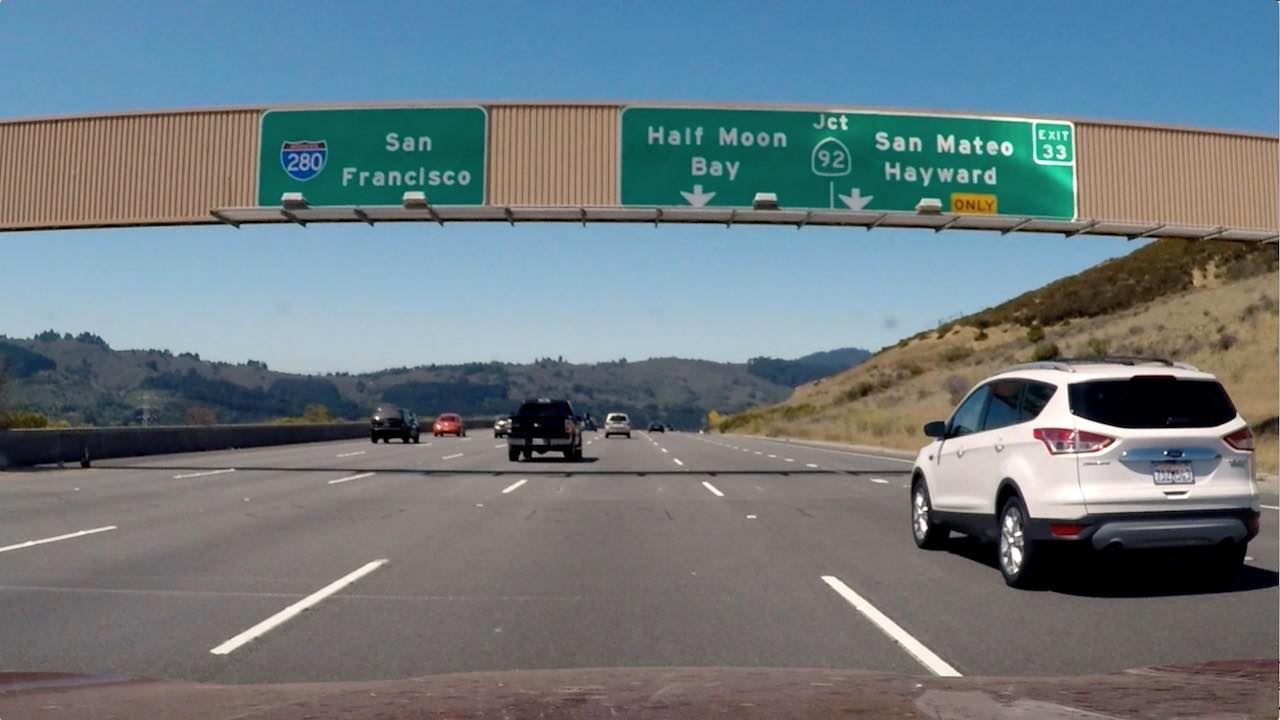
#> input picture miscellaneous/sobel_gradient/signs_vehicles_xygrad.png, 1280 x 720 px
$ python sobel_grad.py   (older library calls are emulated)
#> lines starting #> are read from the running program, lines starting #| are printed output that depends on the picture; after the words box and inside, x2 and y2 are one past the last pixel; in counts of white or black regions, pixels touching at a corner belong together
import numpy as np
import cv2
import matplotlib.pyplot as plt
import matplotlib.image as mpimg

# Read in an image and grayscale it
image = mpimg.imread('signs_vehicles_xygrad.png')
#> image is the input picture: shape (720, 1280, 3) float32; mean R, G, B 0.428, 0.477, 0.5

# Define a function that applies Sobel x or y,
# then takes an absolute value and applies a threshold.
# Note: calling your function with orient='x', thresh_min=20, thresh_max=100
# should produce output like the example image shown above this quiz.
def abs_sobel_thresh(img, orient='x', thresh_min=0, thresh_max=255):
    # Apply the following steps to img
    # 1) Convert to grayscale
#> called with orient = 'x', thresh_min = 20, thresh_max = 100
    gray=cv2.cvtColor(img,cv2.COLOR_RGB2GRAY)
    # 2) Take the derivative in x or y given orient = 'x' or 'y'
    if orient is 'x':
        sobel=cv2.Sobel(gray,cv2.CV_64F,1,0)
    if orient is 'y':
        sobel=cv2.Sobel(gray,cv2.CV_64F,0,1)
    # 3) Take the absolute value of the derivative or gradient
    abs_sobel=np.absolute(sobel)
    # 4) Scale to 8-bit (0 - 255) then convert to type = np.uint8
    scaled_sobel=np.uint8(255*abs_sobel/np.max(abs_sobel))
    # 5) Create a mask of 1's where the scaled gradient magnitude
    # is > thresh_min and < thresh_max
    binary_output=np.zeros_like(scaled_sobel)
    binary_output[(scaled_sobel>=thresh_min) & (scaled_sobel<=thresh_max)]=1
    # 6) Return this mask as your binary_output image
    return binary_output


# Run the function
grad_binary = abs_sobel_thresh(image, orient='x', thresh_min=20, thresh_max=100)
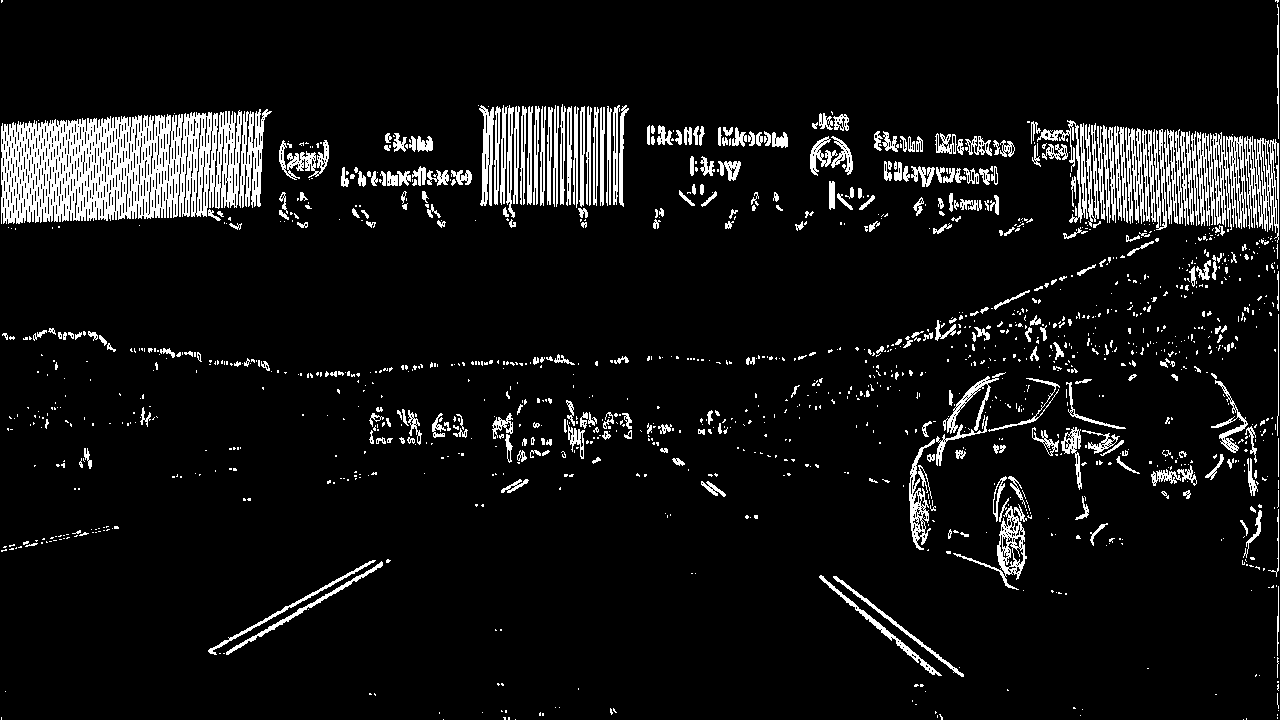
#> grad_binary: shape (720, 1280); values 0 (black) and 1 (white), 7.9% white; 1378 white regions (1040 under 20 px), largest, box (x1, y1, x2, y2) and area: (1, 110, 242, 224) 18700, (1197, 132, 1247, 230) 2653, (1244, 136, 1279, 243) 1807

'''
# Plot the result
f, (ax1, ax2) = plt.subplots(1, 2, figsize=(24, 9))
f.tight_layout()
ax1.imshow(image)
ax1.set_title('Original Image', fontsize=50)
ax2.imshow(grad_binary, cmap='gray')
ax2.set_title('Thresholded Gradient', fontsize=50)
plt.subplots_adjust(left=0., right=1, top=0.9, bottom=0.)

'''


# Define a function that applies Sobel x and y,
# then computes the magnitude of the gradient
# and applies a threshold
# [19 lines left out: function mag_thresh, not called in this run]

'''

# Run the function
mag_binary = mag_thresh(image, sobel_kernel=9, mag_thresh=(30, 100))
'''


# Define a function that applies Sobel x and y,
# then Compute the direction of the gradient
# and applies a threshold.
def dir_threshold(img, sobel_kernel=3, thresh=(0, np.pi / 2)):
    # Apply the following steps to img
    # 1) Convert to grayscale
#> called with sobel_kernel = 15, thresh = (1, 1.5)
    gray=cv2.cvtColor(img,cv2.COLOR_RGB2GRAY)
    # 2) Take the gradient in x and y separately
    sobel_x=cv2.Sobel(gray,cv2.CV_64F,1,0,ksize=sobel_kernel)
    sobel_y=cv2.Sobel(gray,cv2.CV_64F,0,1,ksize=sobel_kernel)
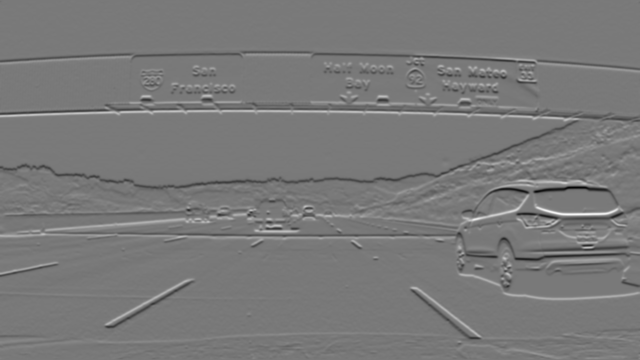
#> sobel_y: shape (720, 1280) float64 (shown at 1/2 size); min -23970440.2, max 26364983, mean -17335.5; drawn with min black and max white

    # 3) Take the absolute value of the x and y gradients
    # 4) Use np.arctan2(abs_sobely, abs_sobelx) to calculate the direction of the gradient, returns -pi/2 ~ pi/2
    abs_grad_dir=np.arctan2(np.absolute(sobel_y),np.absolute(sobel_x))
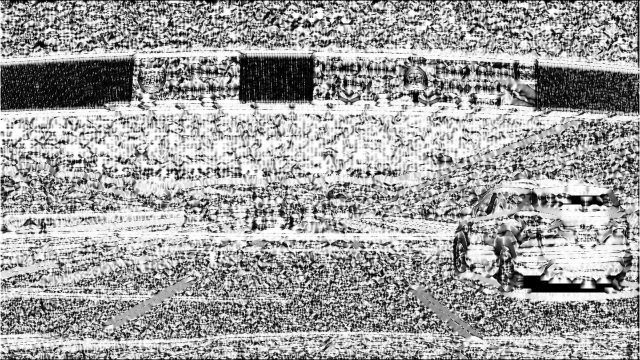
#> abs_grad_dir: shape (720, 1280) float64 (shown at 1/2 size); min 0, max 1.57, mean 0.981; drawn with min black and max white
    # 5) Create a binary mask where direction thresholds are met
    binary_output=np.zeros_like(abs_grad_dir)
    binary_output[(abs_grad_dir>=thresh[0]) & (abs_grad_dir<=thresh[1])]=1
    # 6) Return this mask as your binary_output image
    return binary_output

dir_binary = dir_threshold(image, sobel_kernel=15, thresh=(1.0, 1.5))
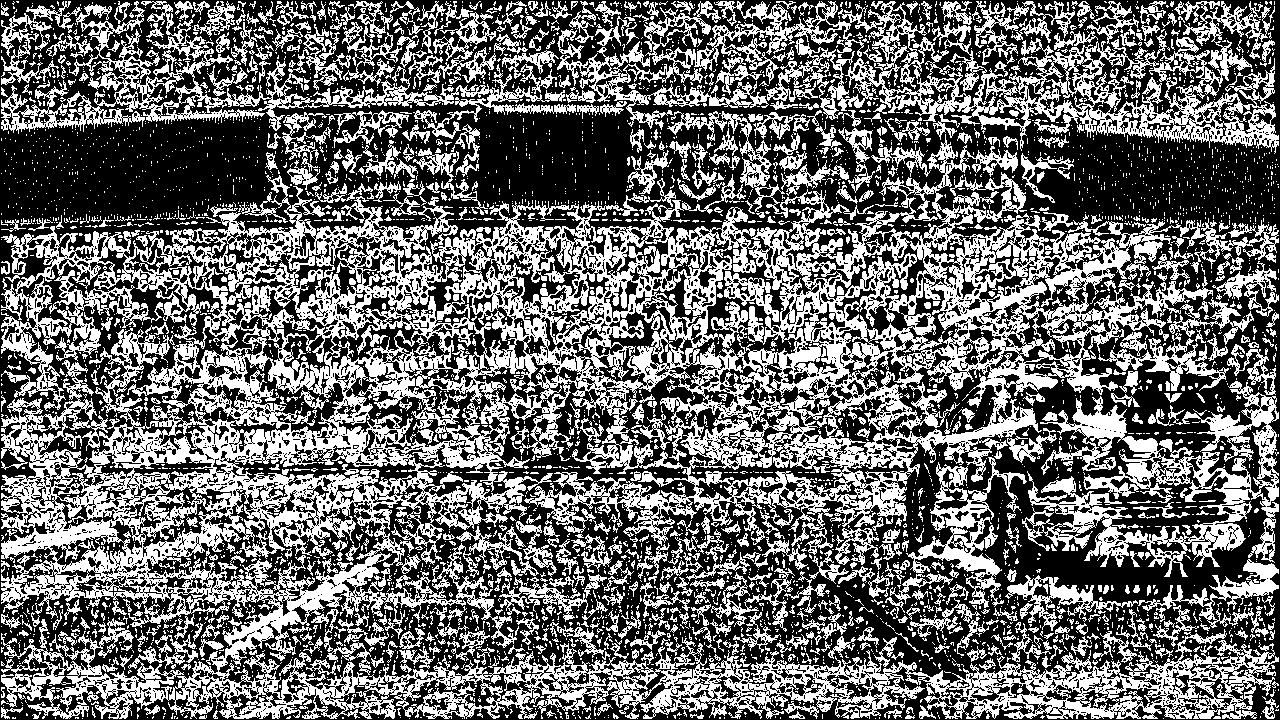
#> dir_binary: shape (720, 1280) float64; values 0 (black) and 1 (white), 41.8% white; 4684 white regions (3926 under 20 px), largest, box (x1, y1, x2, y2) and area: (1, 111, 1279, 719) 223136, (557, 1, 1279, 154) 29049, (1022, 381, 1279, 577) 16080

plt.imshow(dir_binary)
plt.show()

$ run again, with miscellaneous/sobel_gradient/bridge_shadow.jpg saved as miscellaneous/sobel_gradient/signs_vehicles_xygrad.png
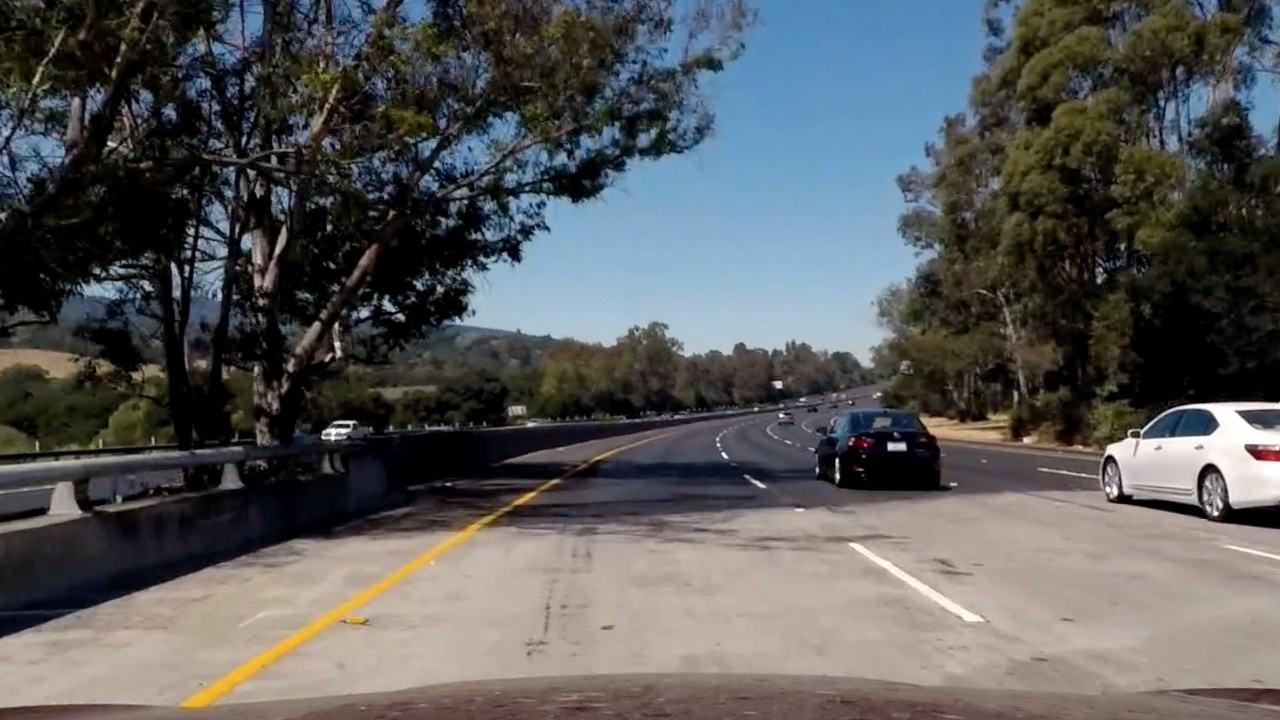
#> input picture miscellaneous/sobel_gradient/bridge_shadow.jpg, 1280 x 720 px
#> image is the input picture: shape (720, 1280, 3) float32; mean R, G, B 0.352, 0.356, 0.356
#> `grad_binary = abs_sobel_thresh(image, orient='x', thresh_min=20, thres..`:
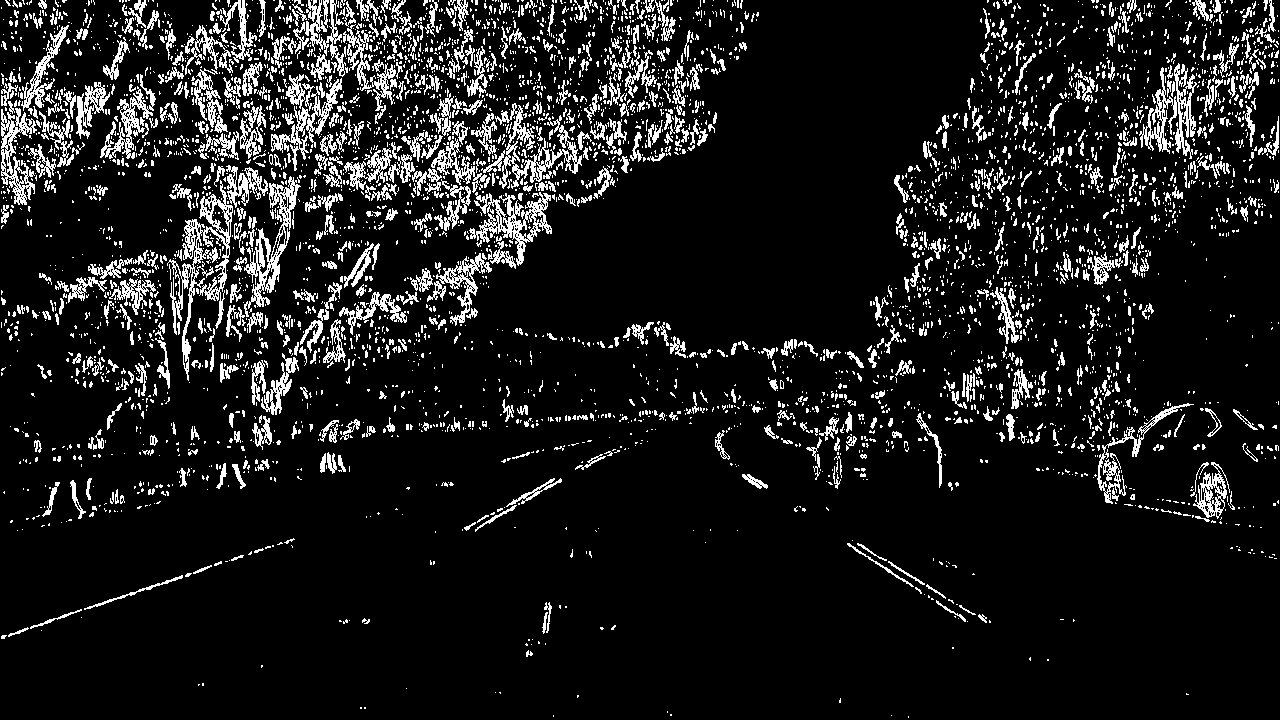
#> grad_binary: shape (720, 1280); values 0 (black) and 1 (white), 10.7% white in thin lines or dots
#> `dir_binary = dir_threshold(image, sobel_kernel=15, thresh=(1.0, 1.5))`:
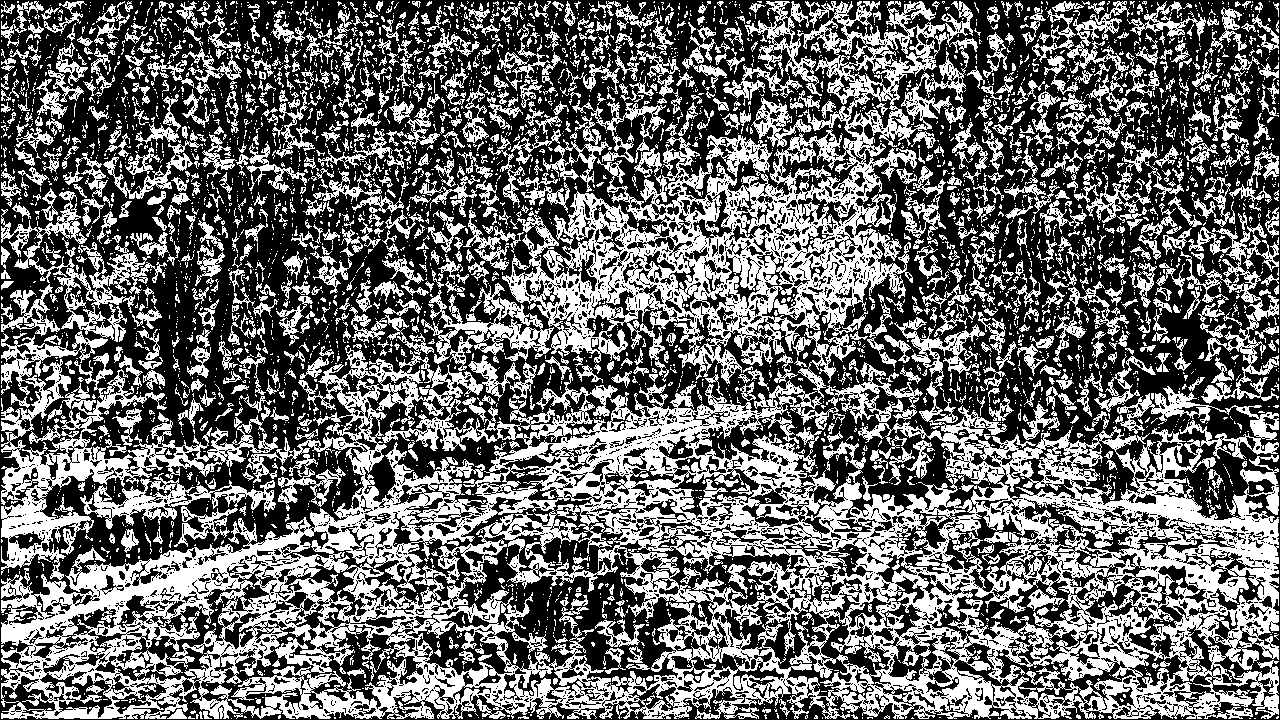
#> dir_binary: shape (720, 1280) float64; values 0 (black) and 1 (white), 41.7% white; 4678 white regions (3638 under 20 px), largest, box (x1, y1, x2, y2) and area: (1, 1, 1279, 719) 228549, (1, 331, 278, 580) 14859, (1, 191, 167, 342) 4742

$ run again, with miscellaneous/sobel_gradient/yellowlane.jpg saved as miscellaneous/sobel_gradient/signs_vehicles_xygrad.png
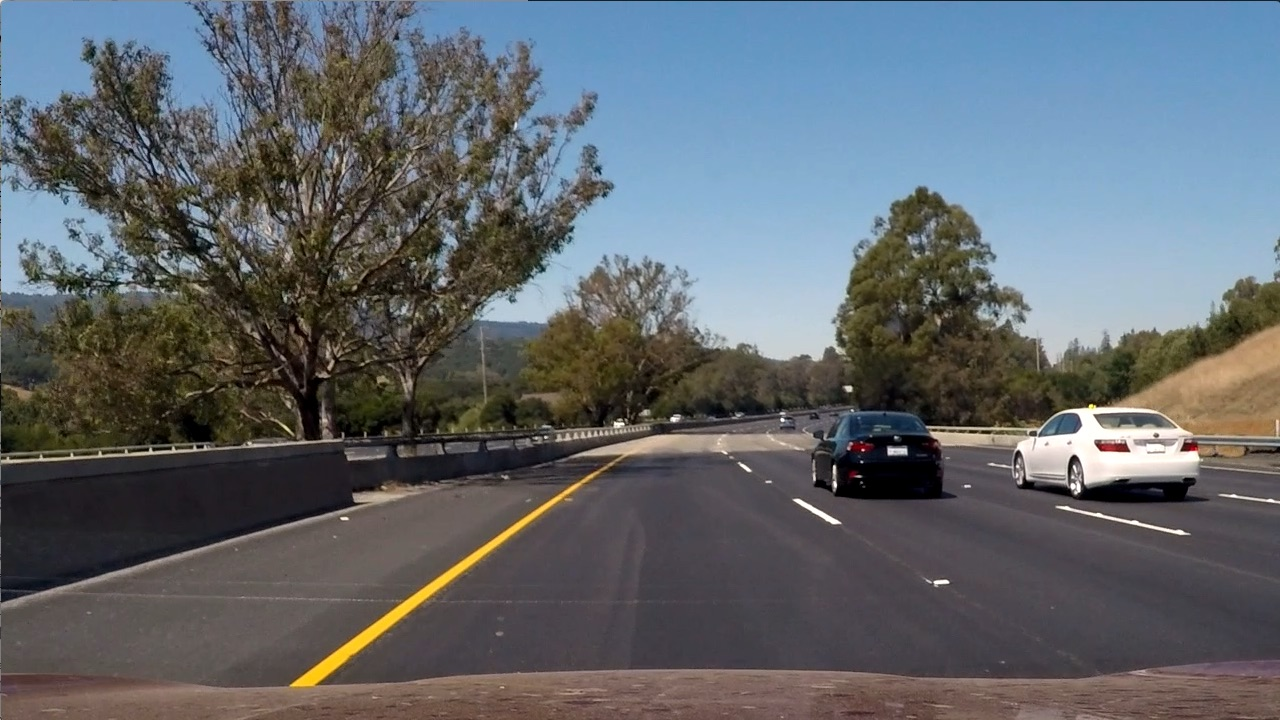
#> input picture miscellaneous/sobel_gradient/yellowlane.jpg, 1280 x 720 px
#> image is the input picture: shape (720, 1280, 3) float32; mean R, G, B 0.381, 0.403, 0.424
#> `grad_binary = abs_sobel_thresh(image, orient='x', thresh_min=20, thres..`:
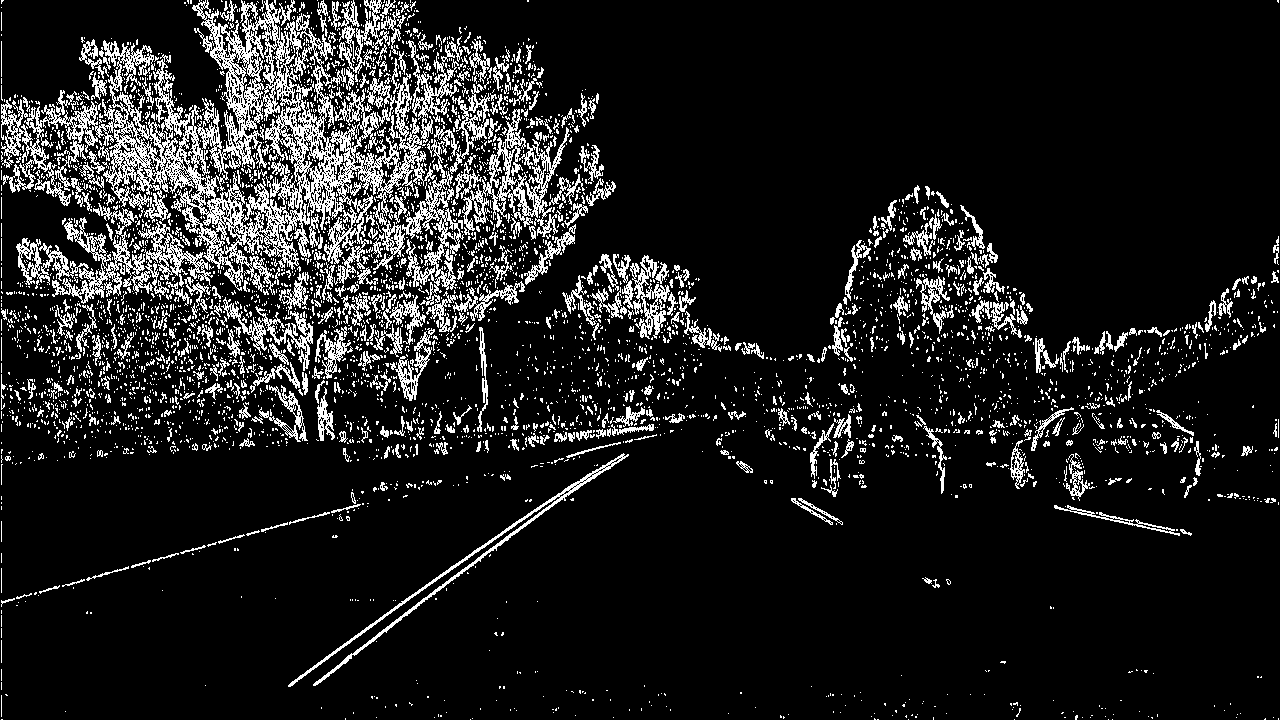
#> grad_binary: shape (720, 1280); values 0 (black) and 1 (white), 11.9% white in thin lines or dots
#> `dir_binary = dir_threshold(image, sobel_kernel=15, thresh=(1.0, 1.5))`:
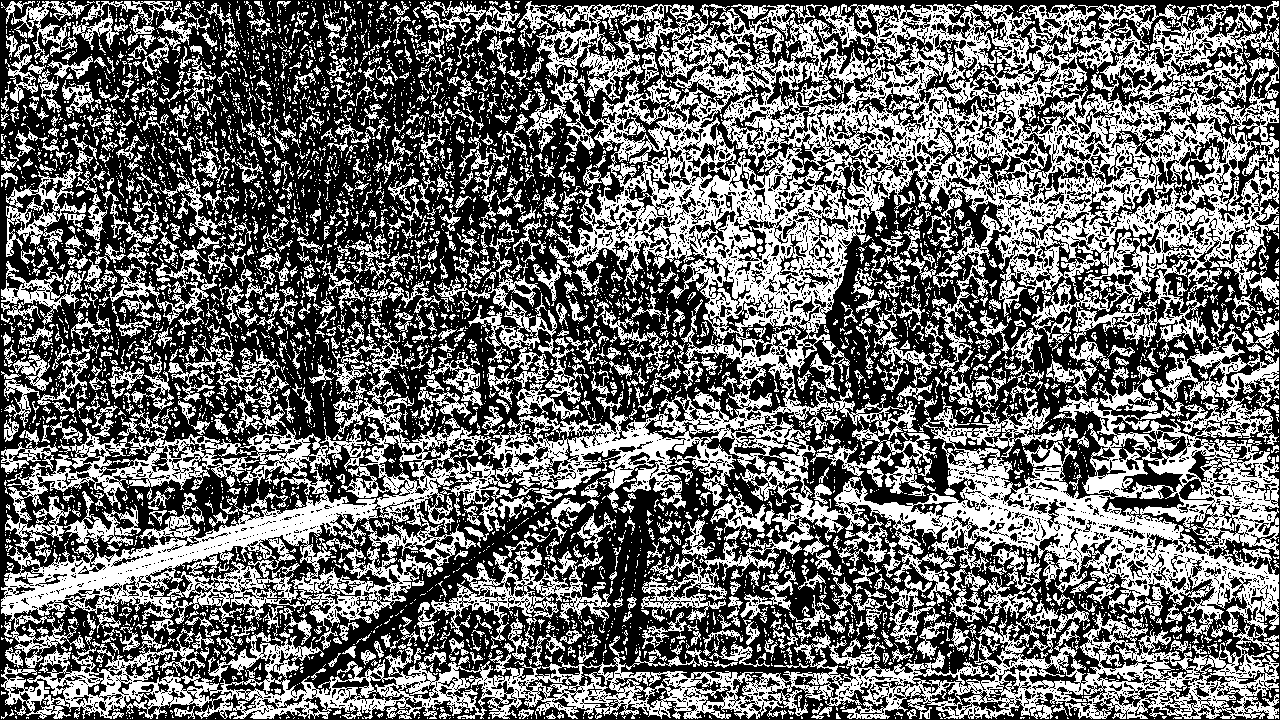
#> dir_binary: shape (720, 1280) float64; values 0 (black) and 1 (white), 42.3% white; 5780 white regions (4625 under 20 px), largest, box (x1, y1, x2, y2) and area: (1, 1, 1279, 719) 255439, (417, 548, 611, 649) 4545, (434, 272, 583, 420) 4102
